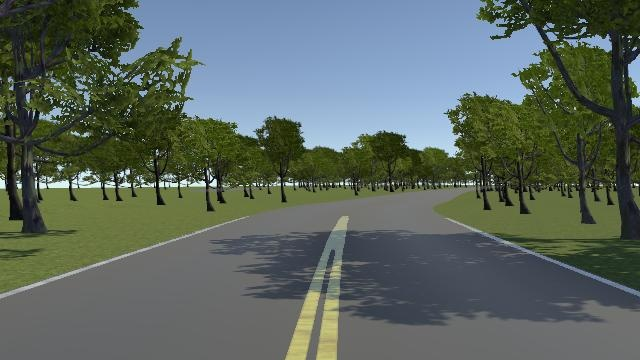
#> input picture code_cuoc_thi/window/img/img_10272.jpg, 640 x 360 px
$ python -i code_thi.py   (imports and definitions only)
#> lines starting #> are read from the running program, lines starting #| are printed output that depends on the picture; after the words box and inside, x2 and y2 are one past the last pixel; in counts of white or black regions, pixels touching at a corner belong together
#> further down, picture is the input picture: shape (360, 640, 3); mean B, G, R 95.4, 102.7, 91.2
import socket
import sys
import time
import cv2
import numpy as np
import json
import base64
import torch

# [1 line not run here, left out]
# [1 line that did not run here, left out]

# Create a socket object
# [1 line that did not run here, left out]

# Define the port on which you want to connect
port = 54321

# connect to the server on local computer
# [1 line not run here, left out]

count = 0
angle = 10
speed = 100

class Lane:
    def __init__(self,img) -> None:
        self.height = img.shape[0]
#> self.height = 360
        self.width = img.shape[1]
#> self.width = 640
        self.img = img
    def preImage(self,img):
        scaleValue = 195  #Scale value x = 200
        img = img[scaleValue:,:]
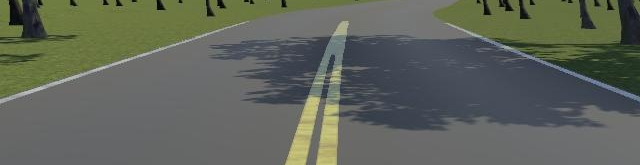
#> img: shape (165, 640, 3); mean of channels 0, 1, 2 90.2, 100.2, 95.3; drawn as B, G, R
        img = cv2.cvtColor(img,cv2.COLOR_BGR2HSV)
#> img: shape (165, 640, 3); mean H, S, V 67.7, 45.1, 103.3
        lower_green = np.array([90,0,0]).astype("uint8")
        upper_green = np.array([140,255,255]).astype("uint8")
        mask = cv2.inRange(img,lower_green,upper_green)
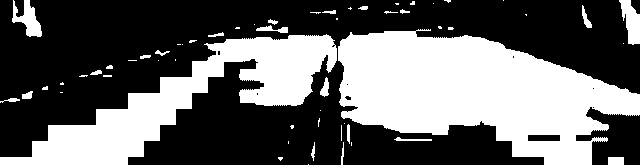
#> mask: shape (165, 640); 39.2% white; 58 white regions (34 under 20 px), largest, box (x1, y1, x2, y2) and area: (338, 29, 640, 165) 24881, (0, 34, 337, 165) 14015, (619, 0, 640, 45) 577
        lane = cv2.bitwise_and(img, img, mask=mask)
#> lane: shape (165, 640, 3); mean H, S, V 42.9, 14, 36.3
        lane = cv2.cvtColor(lane,cv2.COLOR_HSV2BGR)
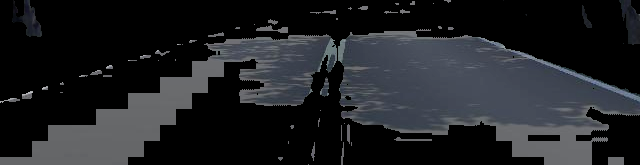
#> lane: shape (165, 640, 3); mean B, G, R 36.3, 33.2, 31.5
        color_select = np.copy(lane)
        red_threshold = 8
        green_threshold = 8
        blue_threshold = 8
        rgb_threshold = [red_threshold, green_threshold, blue_threshold]
        thresholds = (img[:,:,0] < rgb_threshold[0]) \
                    | (img[:,:,1] < rgb_threshold[1]) \
                    | (img[:,:,2] < rgb_threshold[2])
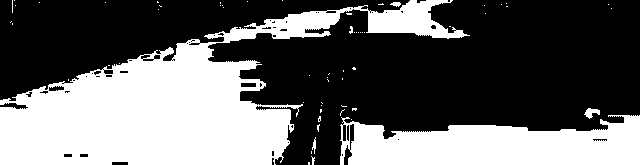
#> thresholds: shape (165, 640) bool; 39.5% white; 61 white regions (55 under 20 px), largest, box (x1, y1, x2, y2) and area: (0, 0, 470, 165) 30287, (340, 115, 640, 165) 11078, (584, 108, 600, 119) 95, (390, 2, 401, 7) 37, (312, 137, 316, 154) 35, (349, 26, 353, 34) 21
        color_select[thresholds] = [255,255,255]
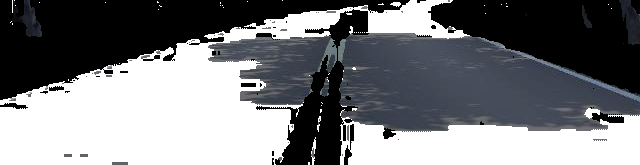
#> color_select: shape (165, 640, 3); mean B, G, R 124.7, 121.8, 120.3
        color_select = cv2.cvtColor(color_select,cv2.COLOR_BGR2GRAY)
#> color_select: shape (165, 640)
        threshold = 40
        _, binary_thresh = cv2.threshold(color_select, threshold, 255, cv2.THRESH_BINARY)
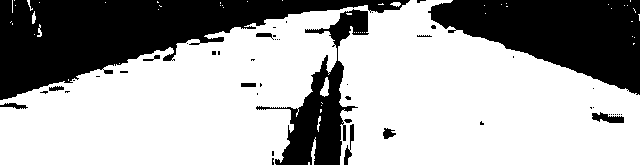
#> binary_thresh: shape (165, 640); 66.2% white; 49 black regions (36 under 20 px), largest, box (x1, y1, x2, y2) and area: (0, 0, 410, 100) 17521, (428, 0, 640, 95) 11911, (256, 9, 369, 165) 5270
        cv2.imshow("lane",lane)
        cv2.imshow("color_select",color_select)
        cv2.imshow("binary_thresh",binary_thresh)
        return binary_thresh
    # [52 lines left out: function detectSign, not called in this run]
    def process(self):
        cv2.imshow("image ban dau", self.img)
        preImage = Lane.preImage(self,self.img)
        return

# [51 lines not run here, left out]

>>> import cv2
>>> picture = cv2.imread('window/img/img_10272.jpg')
>>> result = Lane(picture).process()

$ run again, on code_cuoc_thi/window/img/img_10377.jpg
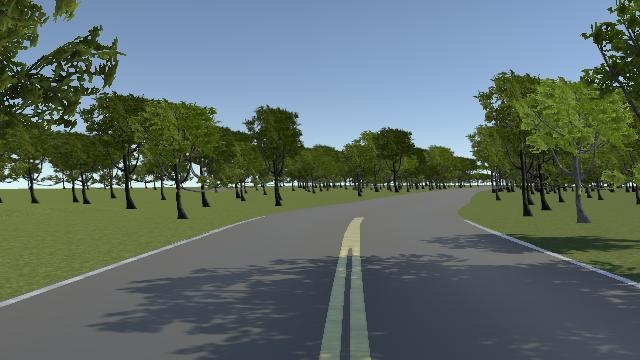
#> input picture code_cuoc_thi/window/img/img_10377.jpg, 640 x 360 px
#> picture is the input picture: shape (360, 640, 3); mean B, G, R 103.8, 108.3, 94.7
#> in preImage, `mask = cv2.inRange(img,lower_green,upper_green)`:
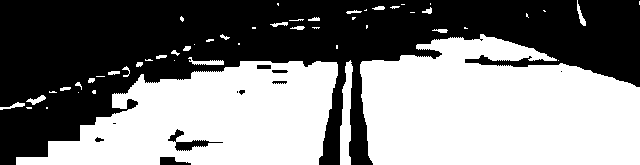
#> mask: shape (165, 640); 50.7% white; 11 black regions (3 under 20 px), largest, box (x1, y1, x2, y2) and area: (0, 0, 640, 165) 51345, (168, 129, 223, 151) 337, (160, 157, 191, 165) 165
#> thresholds: shape (165, 640) bool; 20.5% white; 34 white regions (28 under 20 px), largest, box (x1, y1, x2, y2) and area: (0, 2, 415, 165) 17109, (362, 0, 482, 61) 3684, (464, 57, 561, 68) 652, (363, 23, 369, 49) 43, (178, 163, 192, 165) 23, (234, 89, 244, 94) 21
#> in preImage, `_, binary_thresh = cv2.threshold(color_select, threshold, 255, cv2.THR..`:
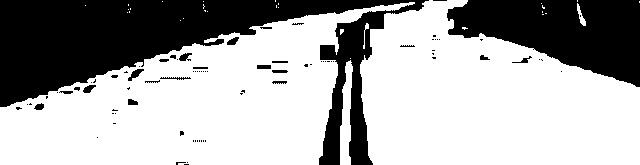
#> binary_thresh: shape (165, 640); 66.4% white; 84 black regions (63 under 20 px), largest, box (x1, y1, x2, y2) and area: (0, 0, 429, 165) 23951, (447, 0, 640, 87) 10462, (128, 69, 144, 81) 84

$ run again, on code_cuoc_thi/window/img/img_1118.jpg
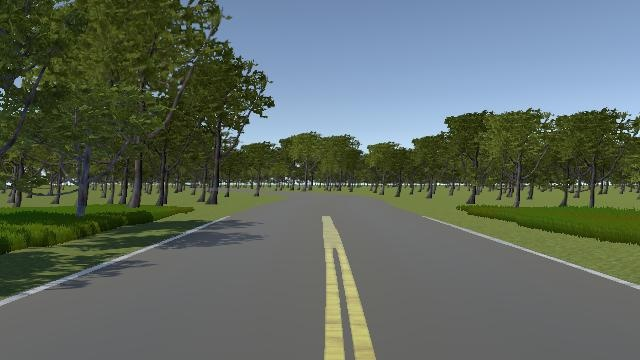
#> input picture code_cuoc_thi/window/img/img_1118.jpg, 640 x 360 px
#> picture is the input picture: shape (360, 640, 3); mean B, G, R 96.9, 106, 95.1
#> in preImage, `mask = cv2.inRange(img,lower_green,upper_green)`:
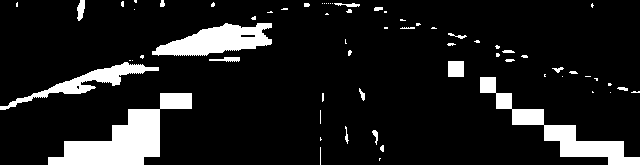
#> mask: shape (165, 640); 11.5% white; 67 white regions (45 under 20 px), largest, box (x1, y1, x2, y2) and area: (48, 93, 192, 165) 4096, (480, 77, 640, 165) 2816, (152, 23, 272, 56) 2342
#> thresholds: shape (165, 640) bool; 57.4% white; 58 black regions (48 under 20 px), largest, box (x1, y1, x2, y2) and area: (0, 0, 640, 165) 42974, (560, 144, 640, 165) 832, (88, 149, 160, 165) 600
#> in preImage, `_, binary_thresh = cv2.threshold(color_select, threshold, 255, cv2.THR..`:
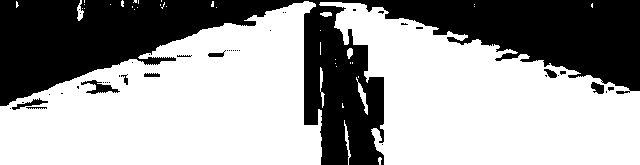
#> binary_thresh: shape (165, 640); 62.4% white; 44 black regions (34 under 20 px), largest, box (x1, y1, x2, y2) and area: (0, 0, 640, 165) 38799, (81, 80, 120, 94) 222, (12, 98, 48, 110) 131

$ run again, on code_cuoc_thi/window/img/img_1160.jpg
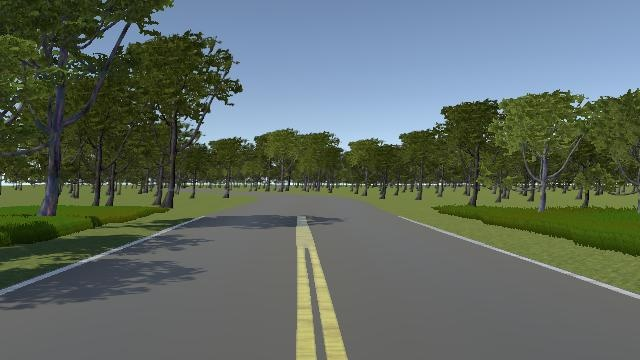
#> input picture code_cuoc_thi/window/img/img_1160.jpg, 640 x 360 px
#> picture is the input picture: shape (360, 640, 3); mean B, G, R 98.4, 106.5, 95.3
#> in preImage, `mask = cv2.inRange(img,lower_green,upper_green)`:
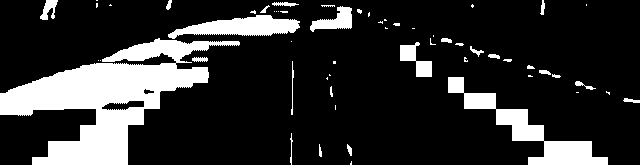
#> mask: shape (165, 640); 18.3% white; 58 white regions (31 under 20 px), largest, box (x1, y1, x2, y2) and area: (0, 38, 240, 165) 12035, (448, 77, 608, 165) 3200, (168, 15, 300, 39) 1766
#> thresholds: shape (165, 640) bool; 52.2% white; 44 black regions (22 under 20 px), largest, box (x1, y1, x2, y2) and area: (0, 0, 640, 165) 47721, (528, 141, 608, 165) 1200, (80, 152, 128, 165) 360
#> in preImage, `_, binary_thresh = cv2.threshold(color_select, threshold, 255, cv2.THR..`:
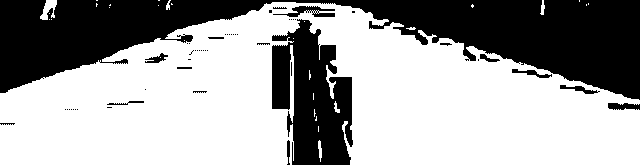
#> binary_thresh: shape (165, 640); 63.6% white; 52 black regions (35 under 20 px), largest, box (x1, y1, x2, y2) and area: (0, 0, 640, 100) 29254, (272, 19, 353, 165) 7913, (273, 6, 335, 17) 315
